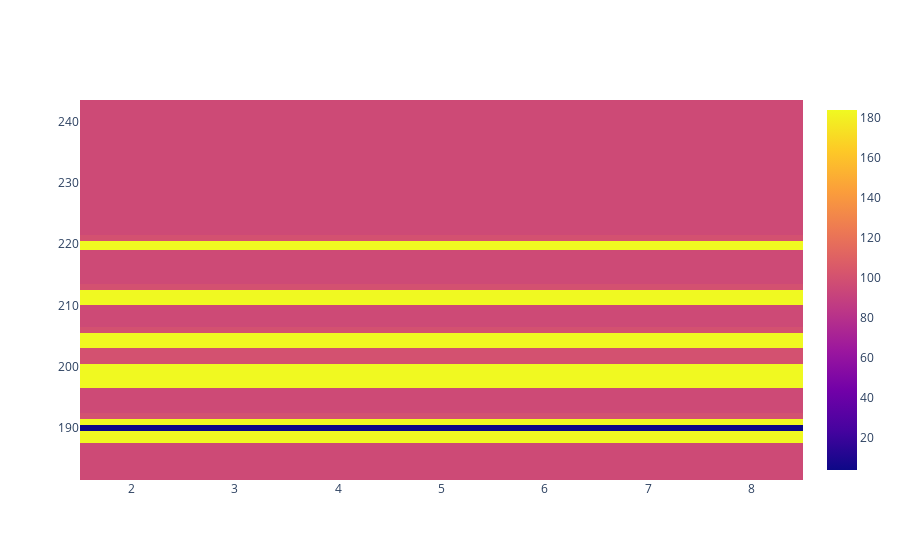

Source (notebook cell):
### Code cell
import plotly.graph_objects as go
fig = go.Figure(data=go.Heatmap(
                   z=groupedby['c'].apply(pd.Series.tolist).tolist(),
                   x=df["site"].unique(),
                   y=df["doy"].unique(),
                   hoverongaps = False))
fig.show()

### Figure 1 — Plotly figure (JSON) as saved in the notebook; plotly's stock layout.template omitted (floating-point values rounded to 4 significant figures; data arrays with more than 128 entries replaced by an {"elided": "..."} marker saying what was removed)
{"data": [{"hoverongaps": false, "type": "heatmap", "x": [2, 3, 4, 5, 6, 7, 8], "y": [182, 183, 184, 185, 186, 189, 190, 191, 192, 193, 200, 201, 205, 206, 207, 208, 212, 213, 214, 215, 216, 217, 218, 220, 221, 222, 223, 224, 225, 226, 227, 228, 229, 230, 231, 232, 233, 234, 235, 236, 237, 238, 239, 240, 241, 242, 243], "z": {"elided": "47x7 int values"}}], "layout": {}}
